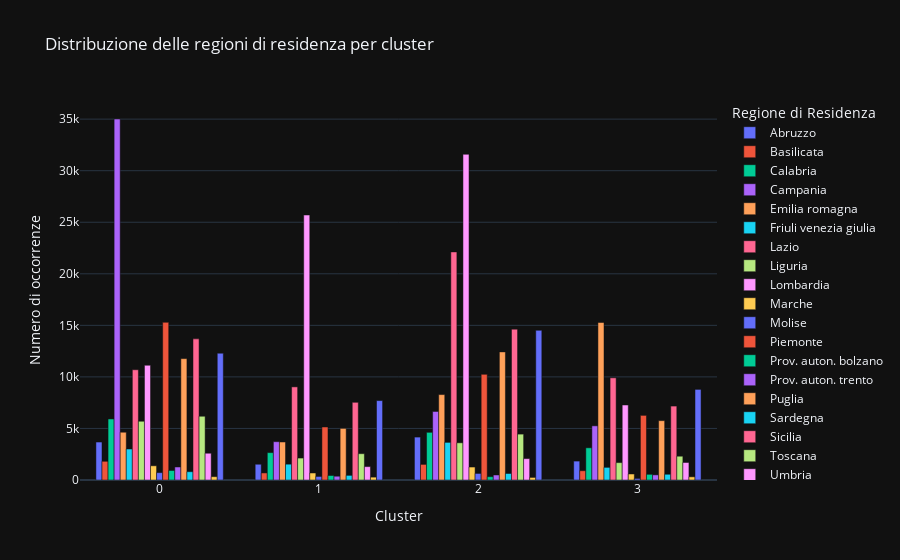

Source (notebook cell):
### Markdown cell above
### Analysis of the distribution of regions of residence by cluster
The following code calculates the frequency of each geographic area per cluster and visualizes the results in an interactive bar chart. This visualization provides insights into the distribution of residence regions within each cluster.

### Code cell
# Calculate the frequency of each geographic area per cluster
area_counts = data.groupby(['cluster', 'regione_residenza']).size().reset_index(name='count')

# Create an interactive bar chart with Plotly
fig = px.bar(
    area_counts,
    x='cluster',
    y='count',
    color='regione_residenza',
    barmode='group',
    title='Distribuzione delle regioni di residenza per cluster',
    labels={'cluster': 'Cluster', 'count': 'Numero di occorrenze', 'regione_residenza': 'Regione di Residenza'},
)

# Customize the chart
fig.update_layout(legend_title_text='Regione di Residenza')

# Show the chart
fig.show()

### Figure 1 — Plotly figure (JSON) as saved in the notebook; plotly's stock layout.template omitted (floating-point values rounded to 4 significant figures)
{"data": [{"alignmentgroup": "True", "hovertemplate": "Regione di Residenza=Abruzzo<br>Cluster=%{x}<br>Numero di occorrenze=%{y}<extra></extra>", "legendgroup": "Abruzzo", "marker": {"color": "#636efa", "pattern": {"shape": ""}}, "name": "Abruzzo", "offsetgroup": "Abruzzo", "orientation": "v", "showlegend": true, "textposition": "auto", "x": [0, 1, 2, 3], "xaxis": "x", "y": [3682, 1528, 4163, 1835], "yaxis": "y", "type": "bar"}, {"alignmentgroup": "True", "hovertemplate": "Regione di Residenza=Basilicata<br>Cluster=%{x}<br>Numero di occorrenze=%{y}<extra></extra>", "legendgroup": "Basilicata", "marker": {"color": "#EF553B", "pattern": {"shape": ""}}, "name": "Basilicata", "offsetgroup": "Basilicata", "orientation": "v", "showlegend": true, "textposition": "auto", "x": [0, 1, 2, 3], "xaxis": "x", "y": [1814, 685, 1513, 900], "yaxis": "y", "type": "bar"}, {"alignmentgroup": "True", "hovertemplate": "Regione di Residenza=Calabria<br>Cluster=%{x}<br>Numero di occorrenze=%{y}<extra></extra>", "legendgroup": "Calabria", "marker": {"color": "#00cc96", "pattern": {"shape": ""}}, "name": "Calabria", "offsetgroup": "Calabria", "orientation": "v", "showlegend": true, "textposition": "auto", "x": [0, 1, 2, 3], "xaxis": "x", "y": [5920, 2654, 4625, 3122], "yaxis": "y", "type": "bar"}, {"alignmentgroup": "True", "hovertemplate": "Regione di Residenza=Campania<br>Cluster=%{x}<br>Numero di occorrenze=%{y}<extra></extra>", "legendgroup": "Campania", "marker": {"color": "#ab63fa", "pattern": {"shape": ""}}, "name": "Campania", "offsetgroup": "Campania", "orientation": "v", "showlegend": true, "textposition": "auto", "x": [0, 1, 2, 3], "xaxis": "x", "y": [35014, 3717, 6647, 5252], "yaxis": "y", "type": "bar"}, {"alignmentgroup": "True", "hovertemplate": "Regione di Residenza=Emilia romagna<br>Cluster=%{x}<br>Numero di occorrenze=%{y}<extra></extra>", "legendgroup": "Emilia romagna", "marker": {"color": "#FFA15A", "pattern": {"shape": ""}}, "name": "Emilia romagna", "offsetgroup": "Emilia romagna", "orientation": "v", "showlegend": true, "textposition": "auto", "x": [0, 1, 2, 3], "xaxis": "x", "y": [4633, 3685, 8285, 15274], "yaxis": "y", "type": "bar"}, {"alignmentgroup": "True", "hovertemplate": "Regione di Residenza=Friuli venezia giulia<br>Cluster=%{x}<br>Numero di occorrenze=%{y}<extra></extra>", "legendgroup": "Friuli venezia giulia", "marker": {"color": "#19d3f3", "pattern": {"shape": ""}}, "name": "Friuli venezia giulia", "offsetgroup": "Friuli venezia giulia", "orientation": "v", "showlegend": true, "textposition": "auto", "x": [0, 1, 2, 3], "xaxis": "x", "y": [3005, 1534, 3649, 1226], "yaxis": "y", "type": "bar"}, {"alignmentgroup": "True", "hovertemplate": "Regione di Residenza=Lazio<br>Cluster=%{x}<br>Numero di occorrenze=%{y}<extra></extra>", "legendgroup": "Lazio", "marker": {"color": "#FF6692", "pattern": {"shape": ""}}, "name": "Lazio", "offsetgroup": "Lazio", "orientation": "v", "showlegend": true, "textposition": "auto", "x": [0, 1, 2, 3], "xaxis": "x", "y": [10695, 9032, 22122, 9911], "yaxis": "y", "type": "bar"}, {"alignmentgroup": "True", "hovertemplate": "Regione di Residenza=Liguria<br>Cluster=%{x}<br>Numero di occorrenze=%{y}<extra></extra>", "legendgroup": "Liguria", "marker": {"color": "#B6E880", "pattern": {"shape": ""}}, "name": "Liguria", "offsetgroup": "Liguria", "orientation": "v", "showlegend": true, "textposition": "auto", "x": [0, 1, 2, 3], "xaxis": "x", "y": [5699, 2128, 3607, 1687], "yaxis": "y", "type": "bar"}, {"alignmentgroup": "True", "hovertemplate": "Regione di Residenza=Lombardia<br>Cluster=%{x}<br>Numero di occorrenze=%{y}<extra></extra>", "legendgroup": "Lombardia", "marker": {"color": "#FF97FF", "pattern": {"shape": ""}}, "name": "Lombardia", "offsetgroup": "Lombardia", "orientation": "v", "showlegend": true, "textposition": "auto", "x": [0, 1, 2, 3], "xaxis": "x", "y": [11129, 25700, 31588, 7274], "yaxis": "y", "type": "bar"}, {"alignmentgroup": "True", "hovertemplate": "Regione di Residenza=Marche<br>Cluster=%{x}<br>Numero di occorrenze=%{y}<extra></extra>", "legendgroup": "Marche", "marker": {"color": "#FECB52", "pattern": {"shape": ""}}, "name": "Marche", "offsetgroup": "Marche", "orientation": "v", "showlegend": true, "textposition": "auto", "x": [0, 1, 2, 3], "xaxis": "x", "y": [1378, 679, 1257, 581], "yaxis": "y", "type": "bar"}, {"alignmentgroup": "True", "hovertemplate": "Regione di Residenza=Molise<br>Cluster=%{x}<br>Numero di occorrenze=%{y}<extra></extra>", "legendgroup": "Molise", "marker": {"color": "#636efa", "pattern": {"shape": ""}}, "name": "Molise", "offsetgroup": "Molise", "orientation": "v", "showlegend": true, "textposition": "auto", "x": [0, 1, 2, 3], "xaxis": "x", "y": [713, 343, 635, 150], "yaxis": "y", "type": "bar"}, {"alignmentgroup": "True", "hovertemplate": "Regione di Residenza=Piemonte<br>Cluster=%{x}<br>Numero di occorrenze=%{y}<extra></extra>", "legendgroup": "Piemonte", "marker": {"color": "#EF553B", "pattern": {"shape": ""}}, "name": "Piemonte", "offsetgroup": "Piemonte", "orientation": "v", "showlegend": true, "textposition": "auto", "x": [0, 1, 2, 3], "xaxis": "x", "y": [15293, 5143, 10252, 6269], "yaxis": "y", "type": "bar"}, {"alignmentgroup": "True", "hovertemplate": "Regione di Residenza=Prov. auton. bolzano<br>Cluster=%{x}<br>Numero di occorrenze=%{y}<extra></extra>", "legendgroup": "Prov. auton. bolzano", "marker": {"color": "#00cc96", "pattern": {"shape": ""}}, "name": "Prov. auton. bolzano", "offsetgroup": "Prov. auton. bolzano", "orientation": "v", "showlegend": true, "textposition": "auto", "x": [0, 1, 2, 3], "xaxis": "x", "y": [923, 435, 321, 550], "yaxis": "y", "type": "bar"}, {"alignmentgroup": "True", "hovertemplate": "Regione di Residenza=Prov. auton. trento<br>Cluster=%{x}<br>Numero di occorrenze=%{y}<extra></extra>", "legendgroup": "Prov. auton. trento", "marker": {"color": "#ab63fa", "pattern": {"shape": ""}}, "name": "Prov. auton. trento", "offsetgroup": "Prov. auton. trento", "orientation": "v", "showlegend": true, "textposition": "auto", "x": [0, 1, 2, 3], "xaxis": "x", "y": [1261, 368, 488, 496], "yaxis": "y", "type": "bar"}, {"alignmentgroup": "True", "hovertemplate": "Regione di Residenza=Puglia<br>Cluster=%{x}<br>Numero di occorrenze=%{y}<extra></extra>", "legendgroup": "Puglia", "marker": {"color": "#FFA15A", "pattern": {"shape": ""}}, "name": "Puglia", "offsetgroup": "Puglia", "orientation": "v", "showlegend": true, "textposition": "auto", "x": [0, 1, 2, 3], "xaxis": "x", "y": [11771, 5006, 12426, 5756], "yaxis": "y", "type": "bar"}, {"alignmentgroup": "True", "hovertemplate": "Regione di Residenza=Sardegna<br>Cluster=%{x}<br>Numero di occorrenze=%{y}<extra></extra>", "legendgroup": "Sardegna", "marker": {"color": "#19d3f3", "pattern": {"shape": ""}}, "name": "Sardegna", "offsetgroup": "Sardegna", "orientation": "v", "showlegend": true, "textposition": "auto", "x": [0, 1, 2, 3], "xaxis": "x", "y": [804, 449, 629, 555], "yaxis": "y", "type": "bar"}, {"alignmentgroup": "True", "hovertemplate": "Regione di Residenza=Sicilia<br>Cluster=%{x}<br>Numero di occorrenze=%{y}<extra></extra>", "legendgroup": "Sicilia", "marker": {"color": "#FF6692", "pattern": {"shape": ""}}, "name": "Sicilia", "offsetgroup": "Sicilia", "orientation": "v", "showlegend": true, "textposition": "auto", "x": [0, 1, 2, 3], "xaxis": "x", "y": [13688, 7535, 14632, 7171], "yaxis": "y", "type": "bar"}, {"alignmentgroup": "True", "hovertemplate": "Regione di Residenza=Toscana<br>Cluster=%{x}<br>Numero di occorrenze=%{y}<extra></extra>", "legendgroup": "Toscana", "marker": {"color": "#B6E880", "pattern": {"shape": ""}}, "name": "Toscana", "offsetgroup": "Toscana", "orientation": "v", "showlegend": true, "textposition": "auto", "x": [0, 1, 2, 3], "xaxis": "x", "y": [6183, 2552, 4451, 2307], "yaxis": "y", "type": "bar"}, {"alignmentgroup": "True", "hovertemplate": "Regione di Residenza=Umbria<br>Cluster=%{x}<br>Numero di occorrenze=%{y}<extra></extra>", "legendgroup": "Umbria", "marker": {"color": "#FF97FF", "pattern": {"shape": ""}}, "name": "Umbria", "offsetgroup": "Umbria", "orientation": "v", "showlegend": true, "textposition": "auto", "x": [0, 1, 2, 3], "xaxis": "x", "y": [2596, 1299, 2073, 1697], "yaxis": "y", "type": "bar"}, {"alignmentgroup": "True", "hovertemplate": "Regione di Residenza=Valle d'aosta<br>Cluster=%{x}<br>Numero di occorrenze=%{y}<extra></extra>", "legendgroup": "Valle d'aosta", "marker": {"color": "#FECB52", "pattern": {"shape": ""}}, "name": "Valle d'aosta", "offsetgroup": "Valle d'aosta", "orientation": "v", "showlegend": true, "textposition": "auto", "x": [0, 1, 2, 3], "xaxis": "x", "y": [323, 277, 249, 308], "yaxis": "y", "type": "bar"}, {"alignmentgroup": "True", "hovertemplate": "Regione di Residenza=Veneto<br>Cluster=%{x}<br>Numero di occorrenze=%{y}<extra></extra>", "legendgroup": "Veneto", "marker": {"color": "#636efa", "pattern": {"shape": ""}}, "name": "Veneto", "offsetgroup": "Veneto", "orientation": "v", "showlegend": true, "textposition": "auto", "x": [0, 1, 2, 3], "xaxis": "x", "y": [12296, 7702, 14518, 8787], "yaxis": "y", "type": "bar"}], "layout": {"xaxis": {"anchor": "y", "domain": [0.0, 1.0], "title": {"text": "Cluster"}}, "yaxis": {"anchor": "x", "domain": [0.0, 1.0], "title": {"text": "Numero di occorrenze"}}, "legend": {"title": {"text": "Regione di Residenza"}, "tracegroupgap": 0}, "title": {"text": "Distribuzione delle regioni di residenza per cluster"}, "barmode": "group"}}
